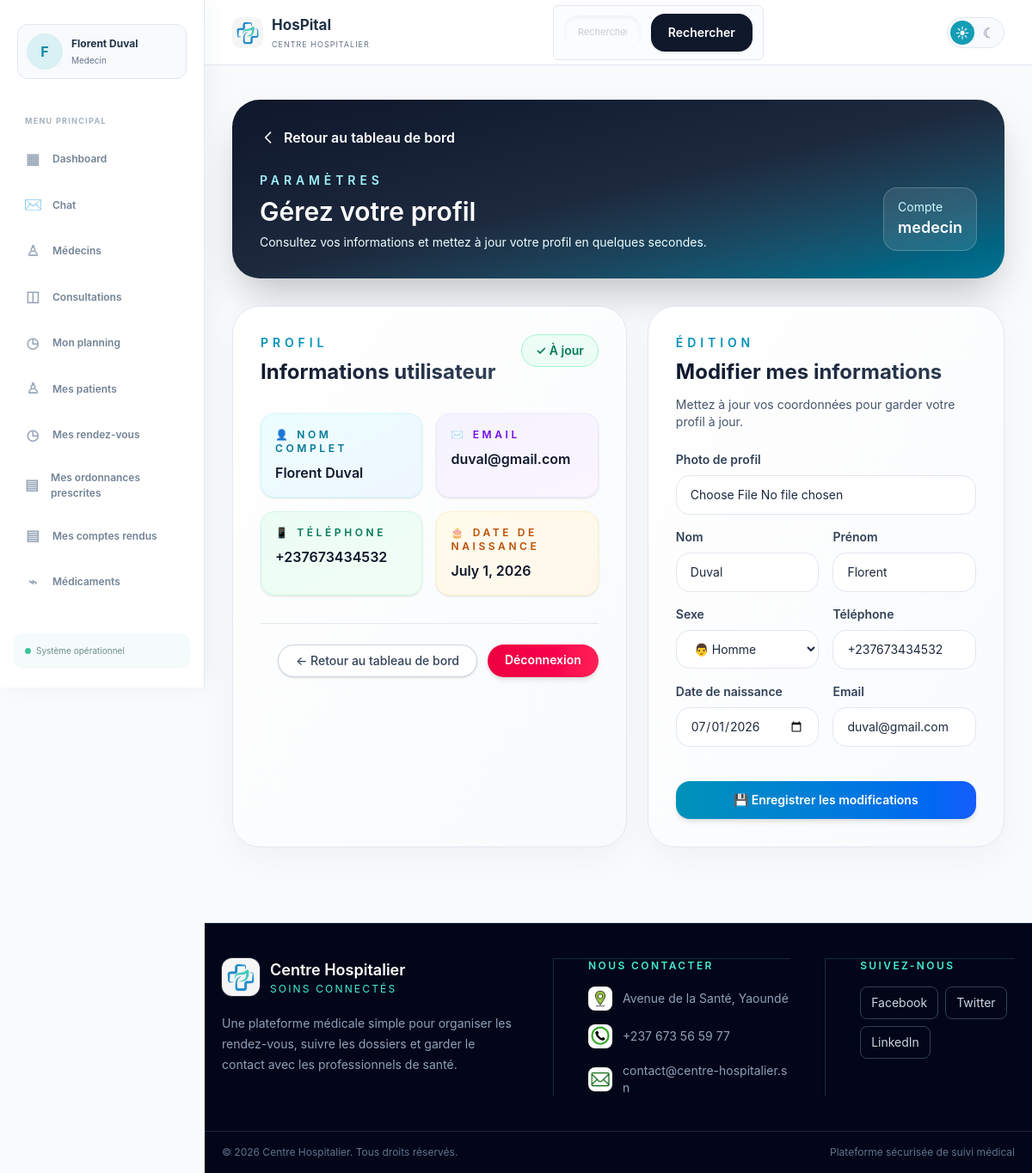
/parametres/ (signed in), run on the app's committed database.
### hopital/models.py (models this page shows, shortened)
class CustomUser(AbstractUser):
    ROLE_CHOICES = [
        ('user', 'Utilisateur'),
        ('medecin', 'Medecin'),
        ('admin', 'Administrateur'),
        ('secretaire', 'Secretaire'),
    ]
    role = models.CharField(max_length=20, choices=ROLE_CHOICES, default='user')
    nom = models.CharField(max_length=100, blank=True, null=True)
    prenom = models.CharField(max_length=100, blank=True, null=True)
    sexe = models.CharField(max_length=10, blank=True, null=True)
    telephone = models.CharField(max_length=20, blank=True, null=True)
    adresse = models.CharField(max_length=255, blank=True, default='')
    specialite = models.CharField(max_length=100, blank=True, default='')
    langues = models.CharField(max_length=255, blank=True, default='')
    photo_profil = models.ImageField(upload_to='profils/', blank=True, null=True)
    date_naissance = models.DateField(blank=True, null=True)
    medecin_traitant = models.ForeignKey(
        'self',
        on_delete=models.SET_NULL,
        null=True,
        blank=True,
        related_name='patients_suivis'
    )

### hopital/views.py (the view, shortened to what this page needs)
# urls.py: path('parametres/', compte_parametres, name='parametres'),
def compte_parametres(request):
    if not request.user.is_authenticated:
        return redirect('connexion')
    profile_errors = []
    profile_success = None
    return render(request, 'parametre.html', {
        'profile_errors': profile_errors,
        'profile_success': profile_success,
    })

### hopital/templates/parametre.html (shortened to what this page needs)
{% load static %}
<!DOCTYPE html>
<html lang="fr">
<head>
    <link rel="stylesheet" href="{% static 'css/hboard.css' %}">
    <script src="https://cdn.jsdelivr.net/npm/@tailwindcss/browser@4"></script>
    <link href="./output.css" rel="stylesheet">
</head>
<body class="settings-page min-h-screen bg-slate-50 text-slate-800">
    {% include 'header.html' %}
    <main class="settings-content mx-auto max-w-7xl px-6 py-10 lg:px-8">
        <section class="rounded-[2rem] bg-gradient-to-br from-slate-900 via-slate-800 to-cyan-700 p-8 text-white shadow-2xl">
            <div class="mb-6">
                <a href="{% url 'hboard' %}" class="inline-flex items-center gap-2 text-white hover:text-sky-400 font-semibold">
                    <svg class="w-5 h-5" fill="none" stroke="currentColor" viewBox="0 0 24 24">
                        <path stroke-linecap="round" stroke-linejoin="round" stroke-width="2" d="M15 19l-7-7 7-7"></path>
                    </svg>
                    Retour au tableau de bord
                </a>
            </div>
            <div class="flex flex-col gap-4 lg:flex-row lg:items-end lg:justify-between">
                <div>
                    <p class="text-sm font-semibold uppercase tracking-[0.35em] text-cyan-200">Paramètres</p>
                    <h1 class="mt-2 text-3xl font-semibold">Gérez votre profil</h1>
                    <p class="mt-2 max-w-2xl text-sm text-cyan-50">Consultez vos informations et mettez à jour votre profil en quelques secondes.</p>
                </div>
                <div class="rounded-2xl border border-white/20 bg-white/10 px-4 py-3 backdrop-blur">
                    <p class="text-sm text-cyan-100">Compte</p>
                    <p class="text-lg font-semibold">{{ request.user.role|default:'Utilisateur' }}</p>
                </div>
            </div>
        </section>
        <section class="mt-8 grid gap-6 lg:grid-cols-[1.05fr_0.95fr]">
            <div class="profile-card rounded-[2rem] border border-slate-200 bg-gradient-to-br from-white to-slate-50 p-8 shadow-[0_12px_35px_rgba(15,23,42,0.04)]">
                <div class="flex items-start justify-between gap-4">
                    <div>
                        <p class="text-sm font-semibold uppercase tracking-[0.35em] text-cyan-600">Profil</p>
                        <h2 class="settings-heading mt-2 text-2xl font-bold bg-gradient-to-r from-slate-900 to-slate-700 bg-clip-text text-transparent">Informations utilisateur</h2>
                    </div>
                    <span class="status-badge rounded-full bg-emerald-50 px-4 py-2 text-sm font-semibold text-emerald-700 border border-emerald-200">✓ À jour</span>
                </div>
                <div class="mt-8 grid gap-4 sm:grid-cols-2">
                    <div class="profile-info-card rounded-2xl bg-gradient-to-br from-cyan-50 to-blue-50 border border-cyan-100 p-4 shadow-sm">
                        <p class="text-xs font-semibold uppercase tracking-[0.3em] text-cyan-700">👤 Nom complet</p>
                        <p class="mt-2 font-semibold text-slate-900">{{ request.user.prenom|default:'-' }} {{ request.user.nom|default:'' }}</p>
                    </div>
                    <div class="profile-info-card rounded-2xl bg-gradient-to-br from-violet-50 to-purple-50 border border-violet-100 p-4 shadow-sm">
                        <p class="text-xs font-semibold uppercase tracking-[0.3em] text-violet-700">✉️ Email</p>
                        <p class="mt-2 font-semibold text-slate-900">{{ request.user.email|default:'-' }}</p>
                    </div>
                    <div class="profile-info-card rounded-2xl bg-gradient-to-br from-emerald-50 to-green-50 border border-emerald-100 p-4 shadow-sm">
                        <p class="text-xs font-semibold uppercase tracking-[0.3em] text-emerald-700">📱 Téléphone</p>
                        <p class="mt-2 font-semibold text-slate-900">{{ request.user.telephone|default:'-' }}</p>
                    </div>
                    <div class="profile-info-card rounded-2xl bg-gradient-to-br from-amber-50 to-orange-50 border border-amber-100 p-4 shadow-sm">
                        <p class="text-xs font-semibold uppercase tracking-[0.3em] text-amber-700">🎂 Date de naissance</p>
                        <p class="mt-2 font-semibold text-slate-900">{{ request.user.date_naissance|default:'-' }}</p>
                    </div>
                </div>
                <div class="mt-8 flex flex-wrap justify-end gap-3 pt-6 border-t border-slate-200">
                    <a href="{% url 'hboard' %}" class="rounded-full border border-slate-300 bg-white px-5 py-2 text-sm font-medium text-slate-700 transition hover:bg-slate-100 shadow-sm">← Retour au tableau de bord</a>
                    <a href="{% url 'logout_view' %}" class="rounded-full bg-gradient-to-r from-rose-600 to-rose-500 px-5 py-2 text-sm font-semibold text-white transition hover:from-rose-700 hover:to-rose-600 shadow-md">Déconnexion</a>
                </div>
            </div>
            <div class="edit-card rounded-[2rem] border border-slate-200 bg-gradient-to-br from-white to-slate-50 p-8 shadow-[0_12px_35px_rgba(15,23,42,0.04)]">
                <div>
                    <p class="text-sm font-semibold uppercase tracking-[0.35em] text-cyan-600">Édition</p>
                    <h2 class="settings-heading mt-2 text-2xl font-bold bg-gradient-to-r from-slate-900 to-slate-700 bg-clip-text text-transparent">Modifier mes informations</h2>
                    <p class="mt-3 text-sm text-slate-600">Mettez à jour vos coordonnées pour garder votre profil à jour.</p>
                </div>
                <form method="post" enctype="multipart/form-data" class="mt-6 space-y-4">
                    <div class="grid gap-4 sm:grid-cols-2">
                        <div class="sm:col-span-2">
                            <label for="photo_profil" class="mb-2 block text-sm font-semibold text-slate-700">Photo de profil</label>
                            <input id="photo_profil" name="photo_profil" type="file" accept="image/*" class="w-full rounded-2xl border border-slate-200 bg-white px-4 py-3 text-sm focus:border-cyan-500 focus:ring-4 focus:ring-cyan-100 outline-none transition">
                        </div>
                        <div>
                            <label for="nom" class="mb-2 block text-sm font-semibold text-slate-700">Nom</label>
                            <input id="nom" name="nom" type="text" value="{{ request.user.nom|default:'' }}" class="w-full rounded-2xl border border-slate-200 bg-white px-4 py-3 text-sm focus:border-cyan-500 focus:ring-4 focus:ring-cyan-100 outline-none transition" required>
                        </div>
                        <div>
                            <label for="prenom" class="mb-2 block text-sm font-semibold text-slate-700">Prénom</label>
                            <input id="prenom" name="prenom" type="text" value="{{ request.user.prenom|default:'' }}" class="w-full rounded-2xl border border-slate-200 bg-white px-4 py-3 text-sm focus:border-cyan-500 focus:ring-4 focus:ring-cyan-100 outline-none transition" required>
                        </div>
                        <div>
                            <label for="sexe" class="mb-2 block text-sm font-semibold text-slate-700">Sexe</label>
                            <select id="sexe" name="sexe" class="w-full rounded-2xl border border-slate-200 bg-white px-4 py-3 text-sm focus:border-cyan-500 focus:ring-4 focus:ring-cyan-100 outline-none transition" required>
                                <option value="Homme" {% if request.user.sexe == 'Homme' %}selected{% endif %}>👨 Homme</option>
                            </select>
                        </div>
                        <div>
                            <label for="telephone" class="mb-2 block text-sm font-semibold text-slate-700">Téléphone</label>
                            <input id="telephone" name="telephone" type="text" value="{{ request.user.telephone|default:'' }}" class="w-full rounded-2xl border border-slate-200 bg-white px-4 py-3 text-sm focus:border-cyan-500 focus:ring-4 focus:ring-cyan-100 outline-none transition" required>
                        </div>
                        <div>
                            <label for="date_naissance" class="mb-2 block text-sm font-semibold text-slate-700">Date de naissance</label>
                            <input id="date_naissance" name="date_naissance" type="date" value="{{ request.user.date_naissance|date:'Y-m-d' }}" class="w-full rounded-2xl border border-slate-200 bg-white px-4 py-3 text-sm focus:border-cyan-500 focus:ring-4 focus:ring-cyan-100 outline-none transition" required>
                        </div>
                        <div>
                            <label for="email" class="mb-2 block text-sm font-semibold text-slate-700">Email</label>
                            <input id="email" name="email" type="email" value="{{ request.user.email|default:'' }}" class="w-full rounded-2xl border border-slate-200 bg-white px-4 py-3 text-sm focus:border-cyan-500 focus:ring-4 focus:ring-cyan-100 outline-none transition" required>
                        </div>
                    </div>
                    <button type="submit" class="w-full rounded-2xl bg-gradient-to-r from-cyan-600 to-blue-600 px-4 py-3 text-sm font-semibold text-white transition hover:from-cyan-700 hover:to-blue-700 shadow-md mt-6">💾 Enregistrer les modifications</button>
                </form>
            </div>
        </section>
    </main>
    {% include 'footer.html' %}
</body>
</html>

### hopital/templates/header.html (shortened to what this page needs)
{% load static %}
<aside class="app-sidebar" id="app-sidebar" data-app-sidebar>
    <a href="{% url 'parametres' %}" class="sidebar-profile">
        {% if request.user.photo_profil %}
            <img src="{{ request.user.photo_profil.url }}" alt="Photo de {{ request.user.prenom|default:request.user.username }}">
        {% else %}
            <span class="sidebar-profile-fallback">{{ request.user.prenom|default:request.user.username|first|upper }}</span>
        {% endif %}
        <span class="sidebar-profile-info"><strong>{{ request.user.prenom|default:'' }} {{ request.user.nom|default:'' }}</strong><small>{{ request.user.get_role_display|default:'Utilisateur' }}</small></span>
    </a>
    <nav class="app-sidebar-nav" aria-label="Navigation principale">
        <p class="app-nav-label">Menu principal</p>
        <a class="app-nav-link {% if request.resolver_match.url_name == 'hboard' %}is-active{% endif %}" href="{% url 'hboard' %}"><span aria-hidden="true">▦</span>Dashboard</a>
        <a class="app-nav-link chat-nav-link " href="{% url 'chat_inbox' %}"><span class="chat-icon" aria-hidden="true">✉</span><span class="app-nav-link-label">Chat</span></a>
        <a class="app-nav-link {% if request.resolver_match.url_name == 'medecin-list' %}is-active{% endif %}" href="{% url 'medecin-list' %}"><span aria-hidden="true">♙</span>Médecins</a>
        <a class="app-nav-link " href="{% if request.user.role == 'medecin' %}{% url 'medecin_consultation' %}{% elif request.user.role == 'user' or request.user.role == 'patient' %}{% url 'patient_consultation' %}{% else %}{% url 'staff_consultations' %}{% endif %}"><span aria-hidden="true">◫</span>Consultations</a>
        <a class="app-nav-link {% if request.resolver_match.url_name == 'medecin_planning' %}is-active{% endif %}" href="{% if request.user.role == 'medecin' %}{% url 'medecin_planning' %}{% else %}{% url 'medecin-list' %}{% endif %}"><span aria-hidden="true">◷</span>Mon planning</a>
        {% if request.user.role == 'medecin' %}
        <a class="app-nav-link {% if request.resolver_match.url_name == 'medecin_patients' %}is-active{% endif %}" href="{% url 'medecin_patients' %}"><span aria-hidden="true">♙</span>Mes patients</a>
        <a class="app-nav-link {% if request.resolver_match.url_name == 'medecin_rendez_vous' %}is-active{% endif %}" href="{% url 'medecin_rendez_vous' %}"><span aria-hidden="true">◷</span>Mes rendez-vous</a>
        <a class="app-nav-link {% if request.resolver_match.url_name == 'medecin_ordonnances' %}is-active{% endif %}" href="{% url 'medecin_ordonnances' %}"><span aria-hidden="true">▤</span>Mes ordonnances prescrites</a>
        {% endif %}
        {% if request.user.role == 'medecin' %}
        <a class="app-nav-link {% if request.resolver_match.url_name == 'medecin_exam_reports' %}is-active{% endif %}" href="{% url 'medecin_exam_reports' %}"><span aria-hidden="true">▤</span>Mes comptes rendus</a>
        {% endif %}
        <a class="app-nav-link {% if request.resolver_match.url_name == 'stock_medicaments' %}is-active{% endif %}" href="{% url 'stock_medicaments' %}"><span aria-hidden="true">⌁</span>Médicaments</a>
        <p class="app-nav-label app-nav-label-spaced">Compte</p>
    </nav>
    <div class="app-sidebar-footer"><span></span>Système opérationnel</div>
</aside>
<header class="app-header">
    <nav class="app-header-nav">
        <a href="{% url 'hboard' %}" class="app-header-brand">
            <img src="{% static 'images/hos.png' %}" alt="Logo HosPital" class="app-header-logo">
            <span><strong>HosPital</strong><small>Centre hospitalier</small></span>
        </a>
        <div class="search-box">
                <form method="get" action="{% url 'hboard' %}" title="saisissez le nom de l'utilisateur" class="flex flex-col gap-3 sm:flex-row sm:items-center">
                    <div class="relative w-full">
                        <input type="text" name="q" value="{{ search_results.query|default:'' }}" placeholder="Rechercher un patient, un médecin, une consultation ou une chambre" class="w-full rounded-2xl border border-slate-200 bg-slate-50 px-4 py-3 text-sm text-slate-800 shadow-inner outline-none transition focus:border-cyan-500 focus:bg-white focus:ring-4 focus:ring-cyan-100">
                    </div>
                    <button type="submit" class="rounded-2xl bg-slate-900 px-5 py-3 text-sm font-semibold text-white shadow-sm transition hover:bg-slate-700">Rechercher</button>
                </form>
            </div>
        <div class="app-header-actions">
            <div class="theme-switcher" role="group" aria-label="Choisir le thème">
                <button type="button" class="theme-button" data-theme-choice="light" aria-label="Activer le thème clair" title="Thème clair">☀</button>
                <button type="button" class="theme-button" data-theme-choice="dark" aria-label="Activer le thème sombre" title="Thème sombre">☾</button>
            </div>
        </div>
    </nav>
</header>

### data on the page
CustomUser: user.prenom|first "F", user.prenom "Florent", user.nom "Duval", user.role "Medecin", user.role "medecin", user.email "duval@gmail.com", user.telephone "+237673434532", user.date_naissance "July 1, 2026", nom "Duval", prenom "Florent", sexe "👨 Homme", telephone "+237673434532", date_naissance "07/01/2026", email "duval@gmail.com"
